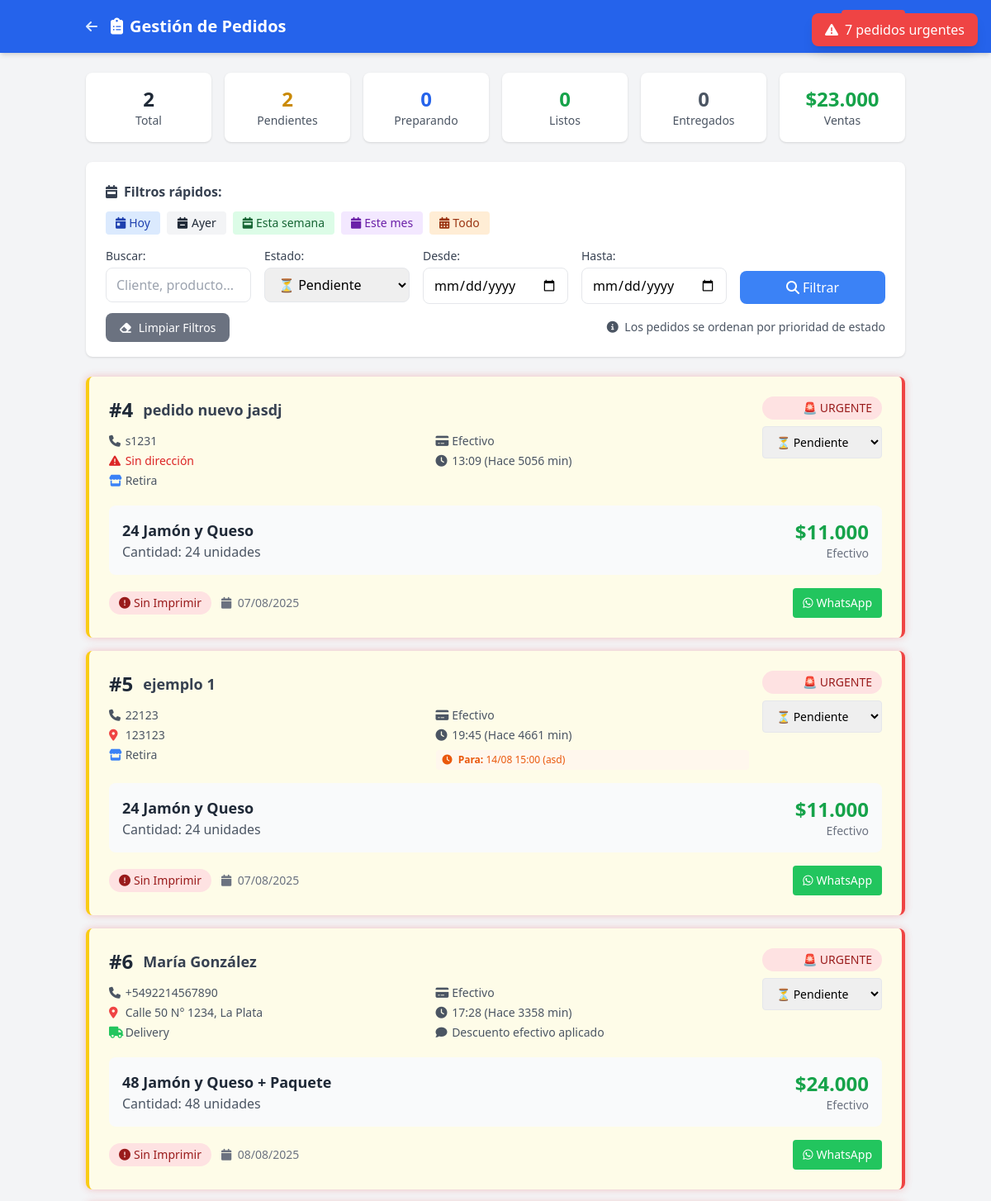
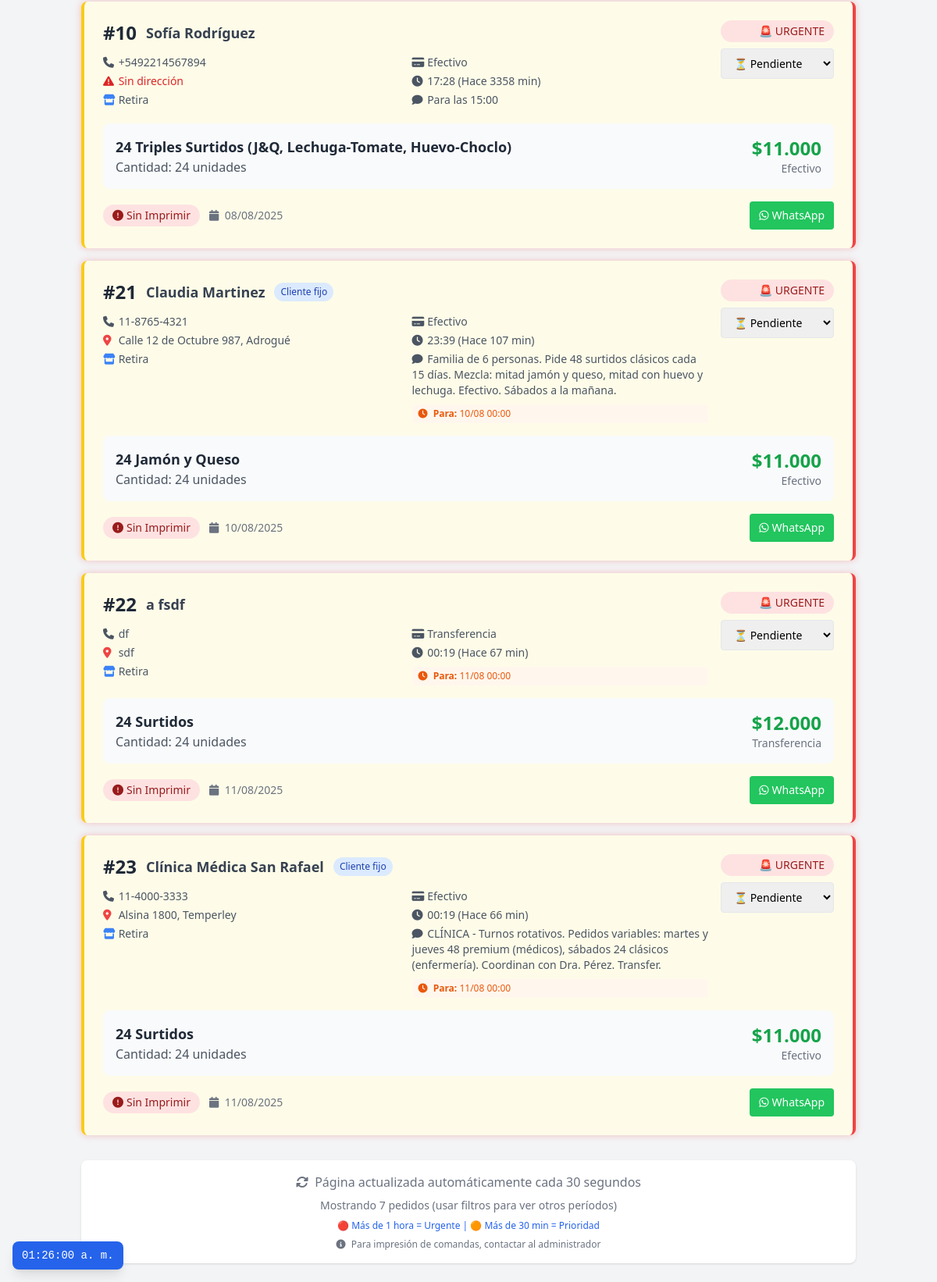
The page /empleados/pedidos.php?estado=Pendiente (signed in) on the database its author committed (2 pictures, top to bottom).
### tables this page shows
CREATE TABLE `pedidos` (
  `id` int(11) NOT NULL,
  `nombre` varchar(100) NOT NULL,
  `apellido` varchar(100) NOT NULL,
  `telefono` varchar(20) NOT NULL,
  `direccion` text DEFAULT NULL,
  `producto` varchar(100) NOT NULL,
  `cantidad` int(11) NOT NULL,
  `precio` decimal(10,2) NOT NULL,
  `forma_pago` enum('Efectivo','Transferencia') DEFAULT 'Efectivo',
  `modalidad` enum('Retira','Delivery') DEFAULT 'Retira',
  `estado` enum('Pendiente','Preparando','Listo','Entregado') DEFAULT 'Pendiente',
  `observaciones` text DEFAULT NULL,
  `cliente_fijo_id` int(11) DEFAULT NULL,
  `impreso` tinyint(1) DEFAULT 0,
  `created_at` timestamp NULL DEFAULT current_timestamp(),
  `updated_at` timestamp NULL DEFAULT current_timestamp() ON UPDATE current_timestamp(),
  `fecha_entrega` date DEFAULT NULL COMMENT 'Fecha para cuando es el pedido',
  `hora_entrega` time DEFAULT NULL COMMENT 'Hora para cuando es el pedido',
  `notas_horario` text DEFAULT NULL COMMENT 'Observaciones sobre horario/entrega',
  `fecha_pedido` datetime DEFAULT current_timestamp() COMMENT 'Cuándo se tomó el pedido (puede ser diferente de created_at para casos especiales)',
  `prioridad` enum('normal','prioridad','urgente') DEFAULT 'normal' COMMENT 'Prioridad manual asignada por admin',
  `prioridad_notas` text DEFAULT NULL COMMENT 'Notas sobre por qué se asignó esta prioridad',
  `es_personalizado_complejo` tinyint(1) DEFAULT 0 COMMENT 'Si usa la tabla pedido_detalles para precios mixtos'
);

### empleados/pedidos.php (the view, shortened to what the rows shown need)
<?php
require_once '../config.php';
$pdo = getConnection();
$filtro_estado = isset($_GET['estado']) ? sanitize($_GET['estado']) : '';
$sql = "SELECT p.*, cf.nombre as cliente_nombre, cf.apellido as cliente_apellido
        FROM pedidos p
        LEFT JOIN clientes_fijos cf ON p.cliente_fijo_id = cf.id
        WHERE 1=1";
$params = [];
if ($filtro_estado) {
    $sql .= " AND p.estado = ?";
    $params[] = $filtro_estado;
}
$sql .= " ORDER BY
    CASE p.estado
        WHEN 'Pendiente' THEN 1
        WHEN 'Preparando' THEN 2
        WHEN 'Listo' THEN 3
        WHEN 'Entregado' THEN 4
    END,
    p.created_at ASC";
$stmt = $pdo->prepare($sql);
$stmt->execute($params);
$pedidos = $stmt->fetchAll();
?>
<!DOCTYPE html>
<html lang="es">
<head>
    <script src="https://cdn.tailwindcss.com"></script>
    <link rel="stylesheet" href="https://cdnjs.cloudflare.com/ajax/libs/font-awesome/6.4.0/css/all.min.css">
</head>
<body class="bg-gray-100">
    <header class="bg-blue-600 text-white shadow-md">
        <div class="container mx-auto px-4 py-3 flex justify-between items-center">
            <div class="flex items-center">
                <h1 class="text-xl font-bold">
                    <i class="fas fa-clipboard-list mr-2"></i>Gestión de Pedidos
                </h1>
            </div>
        </div>
    </header>
    <main class="container mx-auto px-4 py-6">
        <div class="space-y-4">
            <?php if (empty($pedidos)): ?>
                <div class="bg-white p-12 rounded-lg shadow text-center text-gray-500">
                    <i class="fas fa-inbox text-6xl mb-4 text-gray-300"></i>
                    <h3 class="text-xl mb-2">No hay pedidos</h3>
                    <p>No se encontraron pedidos para los filtros seleccionados</p>
                    <div class="mt-4">
                        <a href="?fecha_desde=<?= date('Y-m-d') ?>&fecha_hasta=<?= date('Y-m-d') ?>"
                           class="text-blue-600 hover:underline">Ver pedidos de hoy</a>
                    </div>
                </div>
            <?php else: ?>
                <?php foreach ($pedidos as $pedido): ?>
                    <?php
                    $minutos = round((time() - strtotime($pedido['created_at'])) / 60);
                    $estado_colors = [
                        'Pendiente' => 'border-l-yellow-400 bg-yellow-50',
                        'Preparando' => 'border-l-blue-400 bg-blue-50',
                        'Listo' => 'border-l-green-400 bg-green-50',
                        'Entregado' => 'border-l-gray-400 bg-gray-50'
                    ];
                    $urgencia_class = '';
                    if ($minutos > 60) {
                        $urgencia_class = 'border-r-4 border-r-red-500';
                    } elseif ($minutos > 30) {
                        $urgencia_class = 'border-r-4 border-r-orange-500';
                    }
                    ?>
                    <div class="bg-white rounded-lg shadow border-l-4 <?= $estado_colors[$pedido['estado']] ?> <?= $urgencia_class ?>">
                        <div class="p-6">
                            <div class="flex justify-between items-start mb-4">
                                <div class="flex-1">
                                    <div class="flex items-center space-x-3 mb-3">
                                        <span class="text-2xl font-bold text-gray-800">#<?= $pedido['id'] ?></span>
                                        <span class="text-lg font-semibold text-gray-700">
                                            <?= htmlspecialchars($pedido['nombre'] . ' ' . $pedido['apellido']) ?>
                                        </span>
                                        <?php if ($pedido['cliente_nombre']): ?>
                                            <span class="bg-blue-100 text-blue-800 px-2 py-1 rounded-full text-xs">
                                                Cliente fijo
                                            </span>
                                        <?php endif; ?>
                                    </div>
                                    <div class="grid md:grid-cols-2 gap-4 text-sm">
                                        <div>
                                            <p class="text-gray-600 mb-1">
                                                <i class="fas fa-phone w-4"></i> <?= htmlspecialchars($pedido['telefono']) ?>
                                            </p>
                                            <?php if ($pedido['direccion']): ?>
                                            <p class="text-gray-600 mb-1">
                                                <i class="fas fa-map-marker-alt w-4 text-red-500"></i>
                                                <span class="font-medium"><?= htmlspecialchars($pedido['direccion']) ?></span>
                                            </p>
                                            <?php else: ?>
                                            <p class="text-red-600 mb-1">
                                                <i class="fas fa-exclamation-triangle w-4"></i>
                                                <span class="font-medium">Sin dirección</span>
                                            </p>
                                            <?php endif; ?>
                                            <p class="text-gray-600 mb-1">
                                                <i class="fas fa-<?= $pedido['modalidad'] === 'Delivery' ? 'truck text-green-500' : 'store text-blue-500' ?> w-4"></i>
                                                <?= $pedido['modalidad'] ?>
                                            </p>
                                        </div>
                                        <div>
                                            <p class="text-gray-600 mb-1">
                                                <i class="fas fa-credit-card w-4"></i> <?= $pedido['forma_pago'] ?>
                                            </p>
                                            <p class="text-gray-600 mb-1">
                                                <i class="fas fa-clock w-4"></i>
                                                <?= date('H:i', strtotime($pedido['created_at'])) ?> (Hace <?= $minutos ?> min)
                                            </p>
                                            <?php if ($pedido['observaciones']): ?>
                                            <p class="text-gray-600 mb-1">
                                                <i class="fas fa-comment w-4"></i> <?= htmlspecialchars($pedido['observaciones']) ?>
                                            </p>
                                            <?php endif; ?>
                                            <?php if ($pedido['fecha_entrega'] || $pedido['hora_entrega'] || $pedido['notas_horario']): ?>
                                            <div class="text-xs text-orange-600 bg-orange-50 px-2 py-1 rounded mt-2">
                                                <i class="fas fa-clock mr-1"></i>
                                                <strong>Para:</strong>
                                                <?php if ($pedido['fecha_entrega']): ?>
                                                    <?= date('d/m', strtotime($pedido['fecha_entrega'])) ?>
                                                <?php endif; ?>
                                                <?php if ($pedido['hora_entrega']): ?>
                                                    <?= substr($pedido['hora_entrega'], 0, 5) ?>
                                                <?php endif; ?>
                                                <?php if ($pedido['notas_horario']): ?>
                                                    (<?= htmlspecialchars($pedido['notas_horario']) ?>)
                                                <?php endif; ?>
                                            </div>
                                            <?php endif; ?>
                                        </div>
                                    </div>
                                </div>
                                <div class="ml-4 text-right">
                                    <?php if ($minutos > 60): ?>
                                        <div class="bg-red-100 text-red-800 px-3 py-1 rounded-full text-sm font-medium mb-2">
                                            🚨 URGENTE
                                        </div>
                                    <?php elseif ($minutos > 30): ?>
                                        <div class="bg-orange-100 text-orange-800 px-3 py-1 rounded-full text-sm font-medium mb-2">
                                            ⚠️ PRIORIDAD
                                        </div>
                                    <?php endif; ?>
                                    <form method="POST" class="inline-block">
                                        <select name="estado" onchange="this.form.submit()"
                                                class="px-3 py-2 border rounded text-sm font-medium">
                                            <option value="Pendiente" <?= $pedido['estado'] === 'Pendiente' ? 'selected' : '' ?>>⏳ Pendiente</option>
                                        </select>
                                    </form>
                                </div>
                            </div>
                            <div class="bg-gray-50 rounded-lg p-4 mb-4">
                                <div class="flex justify-between items-center">
                                    <div>
                                        <h3 class="text-lg font-semibold text-gray-800">
                                            <?= htmlspecialchars($pedido['producto']) ?>
                                        </h3>
                                        <p class="text-gray-600">Cantidad: <?= $pedido['cantidad'] ?> unidades</p>
                                    </div>
                                    <div class="text-right">
                                        <div class="text-2xl font-bold text-green-600">
                                            <?= formatPrice($pedido['precio']) ?>
                                        </div>
                                        <div class="text-sm text-gray-500"><?= $pedido['forma_pago'] ?></div>
                                    </div>
                                </div>
                            </div>
                            <div class="flex justify-between items-center">
                                <div class="flex items-center space-x-3">
                                    <?php if ($pedido['impreso']): ?>
                                        <span class="bg-green-100 text-green-800 px-3 py-1 rounded-full text-sm">
                                            <i class="fas fa-check-circle mr-1"></i>Comanda Impresa
                                        </span>
                                    <?php else: ?>
                                        <span class="bg-red-100 text-red-800 px-3 py-1 rounded-full text-sm">
                                            <i class="fas fa-exclamation-circle mr-1"></i>Sin Imprimir
                                        </span>
                                    <?php endif; ?>
                                    <span class="text-gray-500 text-sm">
                                        <i class="fas fa-calendar mr-1"></i>
                                        <?= date('d/m/Y', strtotime($pedido['created_at'])) ?>
                                    </span>
                                </div>
                                <div class="flex space-x-2">
                                    <a href="https://wa.me/<?= preg_replace('/[^0-9]/', '', $pedido['telefono']) ?>?text=Hola%20<?= urlencode($pedido['nombre']) ?>,%20tu%20pedido%20#<?= $pedido['id'] ?>%20está%20<?= urlencode(strtolower($pedido['estado'])) ?>"
                                       target="_blank"
                                       class="bg-green-500 hover:bg-green-600 text-white px-3 py-2 rounded text-sm">
                                        <i class="fab fa-whatsapp mr-1"></i>WhatsApp
                                    </a>
                                </div>
                            </div>
                        </div>
                    </div>
                <?php endforeach; ?>
            <?php endif; ?>
        </div>
    </main>
</body>
</html>

### rows shown on the page
pedidos: id "4", nombre+apellido "pedido nuevo jasdj", telefono "s1231", direccion "Sin dirección", modalidad "Retira", forma_pago "Efectivo", created_at "13:09", created_at "5056", shows "🚨 URGENTE", estado "⏳ Pendiente", producto "24 Jamón y Queso", cantidad "24", precio "$11.000", impreso 0 (drawn), created_at "07/08/2025"
pedidos: id "5", nombre+apellido "ejemplo 1", telefono "22123", direccion "123123", modalidad "Retira", forma_pago "Efectivo", created_at "19:45", created_at "4661", fecha_entrega "14/08", hora_entrega "15:00", notas_horario "asd", shows "🚨 URGENTE", estado "⏳ Pendiente", producto "24 Jamón y Queso", cantidad "24", precio "$11.000", impreso 0 (drawn), created_at "07/08/2025"
pedidos: id "6", nombre+apellido "María González", telefono "+5492214567890", direccion "Calle 50 N° 1234, La Plata", modalidad "Delivery", forma_pago "Efectivo", created_at "17:28", created_at "3358", observaciones "Descuento efectivo aplicado", shows "🚨 URGENTE", estado "⏳ Pendiente", producto "48 Jamón y Queso + Paquete", cantidad "48", precio "$24.000", impreso 0 (drawn), created_at "08/08/2025"
pedidos: id "10", nombre+apellido "Sofía Rodríguez", telefono "+5492214567894", direccion "Sin dirección", modalidad "Retira", forma_pago "Efectivo", created_at "17:28", created_at "3358", observaciones "Para las 15:00", shows "🚨 URGENTE", estado "⏳ Pendiente", producto "24 Triples Surtidos (J&Q, Lechuga-Tomate, Huevo-Choclo)", cantidad "24", precio "$11.000", impreso 0 (drawn), created_at "08/08/2025"
pedidos: id "21", nombre+apellido "Claudia Martinez", shows "Cliente fijo", telefono "11-8765-4321", direccion "Calle 12 de Octubre 987, Adrogué", modalidad "Retira", forma_pago "Efectivo", created_at "23:39", created_at "107", observaciones "Familia de 6 personas. Pide 48 surtidos clásicos cada 15 días. Mezcla: mitad jamón y queso, mitad con huevo y lechuga. Efectivo. Sábados a la mañana.", fecha_entrega "10/08", hora_entrega "00:00", shows "🚨 URGENTE", estado "⏳ Pendiente", producto "24 Jamón y Queso", cantidad "24", precio "$11.000", impreso 0 (drawn), created_at "10/08/2025"
pedidos: id "22", nombre+apellido "a fsdf", telefono "df", direccion "sdf", modalidad "Retira", forma_pago "Transferencia", created_at "00:19", created_at "67", fecha_entrega "11/08", hora_entrega "00:00", shows "🚨 URGENTE", estado "⏳ Pendiente", producto "24 Surtidos", cantidad "24", precio "$12.000", impreso 0 (drawn), created_at "11/08/2025"
pedidos: id "23", nombre+apellido "Clínica Médica San Rafael", shows "Cliente fijo", telefono "11-4000-3333", direccion "Alsina 1800, Temperley", modalidad "Retira", forma_pago "Efectivo", created_at "00:19", created_at "66", observaciones "CLÍNICA - Turnos rotativos. Pedidos variables: martes y jueves 48 premium (médicos), sábados 24 clásicos (enfermería). Coordinan con Dra. Pérez. Transfer.", fecha_entrega "11/08", hora_entrega "00:00", shows "🚨 URGENTE", estado "⏳ Pendiente", producto "24 Surtidos", cantidad "24", precio "$11.000", impreso 0 (drawn), created_at "11/08/2025"

### other values the page prints
$stats['total'] "2"
$stats['pendientes'] "2"
$stats['preparando'] "0"
$stats['listos'] "0"
$stats['entregados'] "0"
formatPrice($stats['total_ventas']) "$23.000"
count($pedidos) "7"
